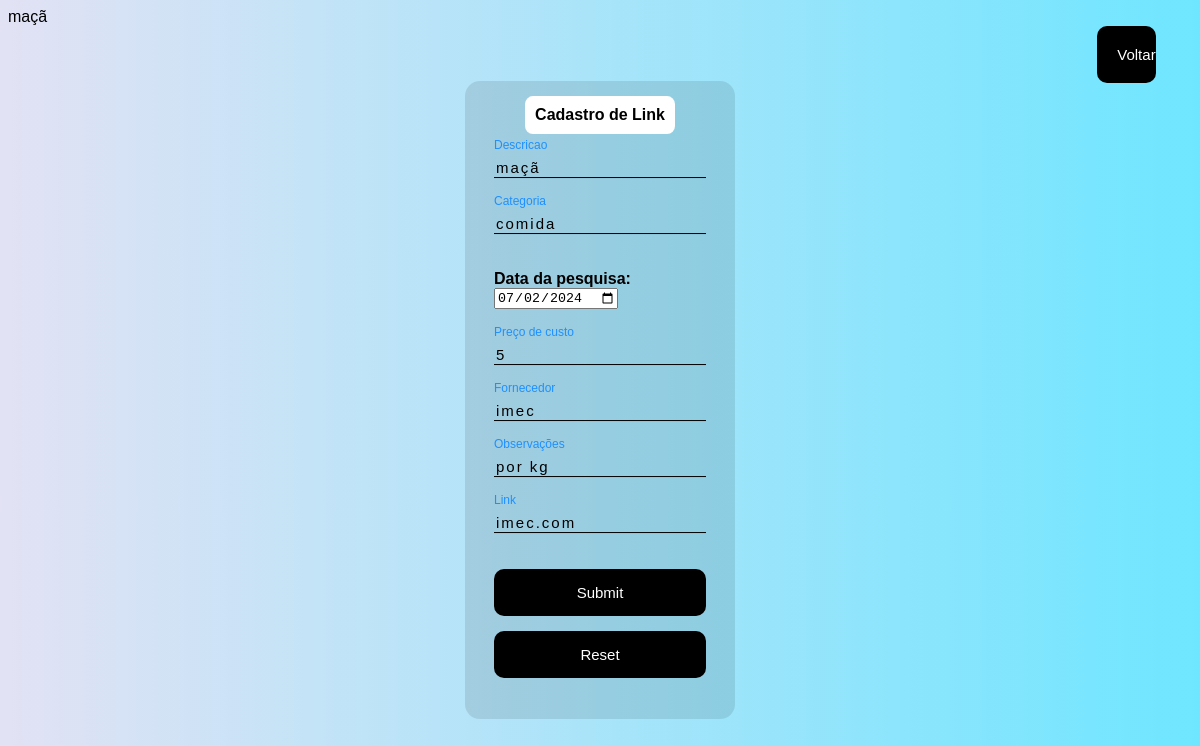
Screenshot of /edit.php?id=16 with the database file from the repository.
### tables this page shows
CREATE TABLE `links` (
  `id` int(11) NOT NULL,
  `descricaoli` varchar(45) NOT NULL,
  `categoriali` varchar(20) NOT NULL,
  `datapesquisali` date NOT NULL,
  `precocustoli` int(11) NOT NULL,
  `fornli` varchar(20) NOT NULL,
  `linkli` varchar(125) NOT NULL,
  `observacoesli` varchar(90) NOT NULL
);

### edit.php (the view, shortened to what this page needs)
<?php
    if (!empty($_GET['id']))
    {
        include_once('config.php');
        $id = $_GET['id'];
        $sqlSelect = "SELECT *FROM links WHERE id=$id";
        $result = $conexao->query($sqlSelect);
        if($result->num_rows > 0)
        {
            while($user_data = mysqli_fetch_assoc($result))
            {
                $descricaoli = $user_data['descricaoli'];
                $categoriali = $user_data['categoriali'];
                $datapesquisali = $user_data['datapesquisali'];
                $precocustoli = $user_data['precocustoli'];
                $fornli = $user_data['fornli'];
                $observacoesli = $user_data['observacoesli'];
                $linkli = $user_data['linkli'];
            }
            print_r($descricaoli);
        }
        else{
            header('Location: catalogo.php');
        }
    }
?>
<!DOCTYPE html>
<html lang="en">
<head>
</head>
<body>
    <div>
     <a href="catalogo.php" style="text-decoration: none;">
         <button class="btn3" style="background-color:#000; color:#fff; width:5%; border:none; padding:20px; font-size:15px; cursor:pointer; border-radius:10px;">Voltar</button>
     </a>
    </div>
    <div class="box">
        <form action="saveEdit.php" method="POST">
            <fieldset>
                <legend><b>Cadastro de Link</b></legend>
                <br>
                <div class="inputBox">
                    <input type="text" name="descricaoli" id="descricaoli" class="inputUser" value="<?php echo $descricaoli ?>" required>
                    <label for="descricaoli" class="labelInput">Descricao</label>
                </div>
                <br><br>
                <div class="inputBox">
                    <input type="text" name="categoriali" id="categoriali" class="inputUser" value="<?php echo $categoriali ?>" required>
                    <label for="categoriali" class="labelInput">Categoria</label>
                </div>
                <br><br>
                <label for="datapesquisali"><b>Data da pesquisa:</b></label>
                <input type="date" name="datapesquisali" id="datapesquisali" value="<?php echo $datapesquisali ?>"required>
                <br><br><br>
                <div class="inputBox">
                    <input type="number" name="precocustoli" id="precocustoli" class="inputUser" value="<?php echo $precocustoli ?>" required>
                    <label for="precocustoli" class="labelInput">Preço de custo</label>
                </div>
                <br><br>
                <div class="inputBox">
                    <input type="text" name="fornli" id="fornli" class="inputUser" value="<?php echo $fornli ?>" required>
                    <label for="fornli" class="labelInput">Fornecedor</label>
                </div>
                <br><br>
                <div class="inputBox">
                    <input type="text" name="observacoesli" id="observacoesli" class="inputUser" value="<?php echo $observacoesli ?>" required>
                    <label for="observacoesli" class="labelInput">Observações</label>
                </div>
                <br><br>
                <div class="inputBox">
                    <input type="text" name="linkli" id="linkli" class="inputUser" value="<?php echo $linkli ?>"required>
                    <label for="linkli" class="labelInput">Link</label>
                </div>
                <br><br>
                <input type="submit" name="update" id="update">
                <input type="reset" name="limpar" id="limpar">
            </fieldset>
        </form>
    </div>
</body>
</html>

### edit.php (style rules this page uses)
body { font-family: poppins, sans-serif; background: rgb(2,0,36); background: linear-gradient(90deg, rgba(2,0,36,1) 0%, rgba(226,226,244,1) 0%, rgba(111,230,255,1) 100%, rgba(0,212,255,1) 100%); }
.box { color: white; position: absolute; top: 50%; left: 50%; transform: translate(-50%,-50%); background-color: rgba(0, 0, 0, 0.1); padding: 15px; border-radius: 15px; width: 20%; }
fieldset { border: 3px; color: black; }
legend { border: 1px; padding: 10px; text-align: center; background-color: #fff; border-radius: 8px; }
.inputBox { position: relative; }
.inputUser { background: none; border: none; border-bottom: 1px solid black; outline: none; color: #000; font-size: 15px; width: 100%; letter-spacing: 2px; }
.labelInput { position: absolute; top: 0px; left: 0px; pointer-events: none; transition: .5s; }
.inputUser:focus ~ .labelInput, .inputUser:valid ~ .labelInput { top: -20px; font-size: 12px; color: dodgerblue; }
#update { background-color: #000; width: 100%; border: none; padding: 15px; color: white; font-size: 15px; cursor: pointer; border-radius: 10px; }
#limpar { background-color: #000; width: 100%; border: none; padding: 15px; color: white; font-size: 15px; cursor: pointer; border-radius: 10px; margin-top: 15px; }
.btn3 { margin-top: auto; margin-bottom: auto; margin-left: 92%; }

### rows the page displays
links: descricaoli "maçã", categoriali "comida", datapesquisali "07/02/2024", precocustoli "5", fornli "imec", observacoesli "por kg", linkli "imec.com"
